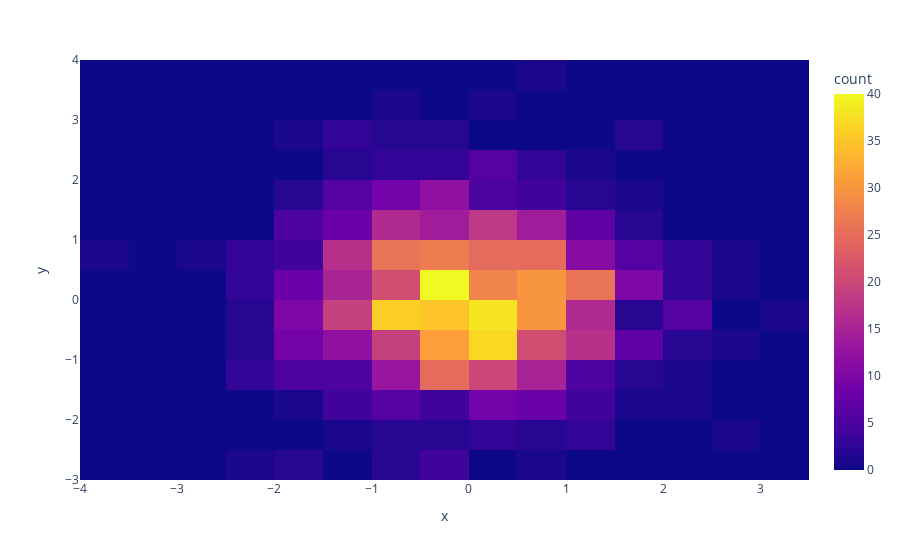

The notebook cell saved with this chart:
### Code cell
px.density_heatmap(x=x, y=y)

### Figure 1 — Plotly figure (JSON) as saved in the notebook; plotly's stock layout.template omitted (floating-point values rounded to 4 significant figures; data arrays with more than 128 entries replaced by an {"elided": "..."} marker saying what was removed)
{"data": [{"coloraxis": "coloraxis", "hovertemplate": "x=%{x}<br>y=%{y}<br>count=%{z}<extra></extra>", "name": "", "type": "histogram2d", "x": {"elided": "1000 float values"}, "xaxis": "x", "xbingroup": "x", "y": {"elided": "1000 float values"}, "yaxis": "y", "ybingroup": "y"}], "layout": {"coloraxis": {"colorbar": {"title": {"text": "count"}}, "colorscale": [[0, "#0d0887"], [0.1111, "#46039f"], [0.2222, "#7201a8"], [0.3333, "#9c179e"], [0.4444, "#bd3786"], [0.5556, "#d8576b"], [0.6667, "#ed7953"], [0.7778, "#fb9f3a"], [0.8889, "#fdca26"], [1, "#f0f921"]]}, "legend": {"tracegroupgap": 0}, "margin": {"t": 60}, "xaxis": {"anchor": "y", "domain": [0, 1], "title": {"text": "x"}}, "yaxis": {"anchor": "x", "domain": [0, 1], "title": {"text": "y"}}}}
